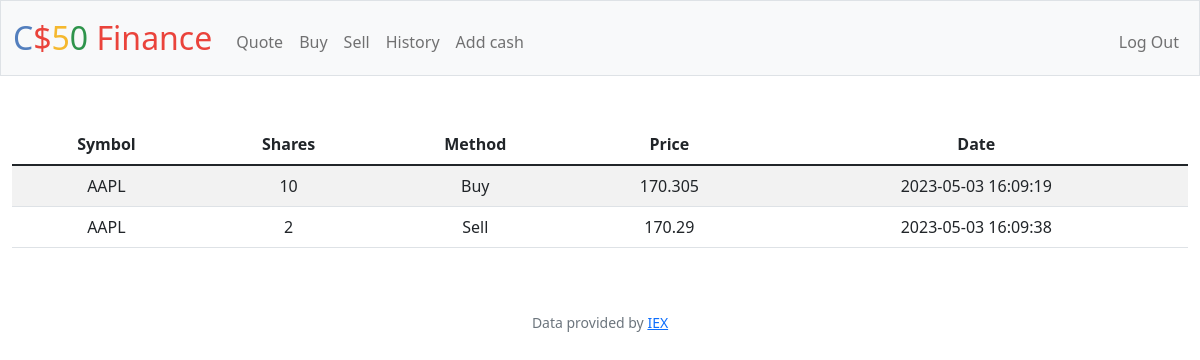
Screenshot of /history (signed in) with the database file from the repository.
### tables this page shows
CREATE TABLE "history" ('user_id' INTEGER, 'symbol' TEXT, 'shares' INTEGER, 'price' REAL, 'date' DATETIME, 'method' TEXT);

### app.py (the view)
@app.route("/history")
@login_required
def history():
    rows = db.execute('SELECT * FROM history WHERE user_id = ?', session['user_id'])
    return render_template('history.html', rows=rows)

### app.py (called while the page is built)
@app.after_request
def after_request(response):
    response.headers["Cache-Control"] = "no-cache, no-store, must-revalidate"
    response.headers["Expires"] = 0
    response.headers["Pragma"] = "no-cache"
    return response

### helpers.py (called while the page is built)
def login_required(f):
    @wraps(f)
    def decorated_function(*args, **kwargs):
        if session.get("user_id") is None:
            return redirect("/login")
        return f(*args, **kwargs)
    return decorated_function

### templates/history.html (shortened to what this page needs)
{% extends "layout.html" %}
{% block main %}
    <table class="table table-striped">
        <thead>
            <tr>
                <th scope="col">Symbol</th>
                <th scope="col">Shares</th>
                <th scope="col">Method</th>
                <th scope="col">Price</th>
                <th scope="col">Date</th>
            </tr>
        </thead>
        <tbody>
            {% for row in rows %}
                <tr>
                    <td>{{row['symbol']}}</td>
                    <td>{{row['shares']}}</td>
                    <td>{{row['method']}}</td>
                    <td>{{row['price']}}</td>
                    <td>{{row['date']}}</td>
                </tr>
            {% endfor %}
        </tbody>
    </table>
{% endblock %}

### rows the page displays
history: symbol "AAPL", shares "10", method "Buy", price "170.305", date "2023-05-03 16:09:19"
history: symbol "AAPL", shares "2", method "Sell", price "170.29", date "2023-05-03 16:09:38"
